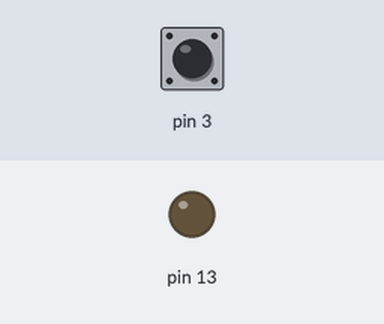
Recording of a sketch running on a simulated Arduino Uno, built with avr-gcc and run on an emulated ATmega328P. Shown: output pins drawn as LEDs (lit = HIGH). The test bench sets the inputs (shaded band); at power-on: pin 3 HIGH.

Above: at 1.2 s.
1.3 s: pin 3 pulled LOW for 0.15 s
At 1.37 s:
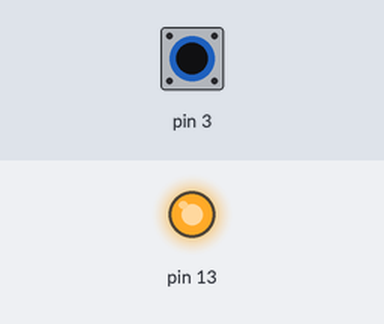
2.9 s: pin 3 pulled LOW for 3.2 s
At 7.3 s:
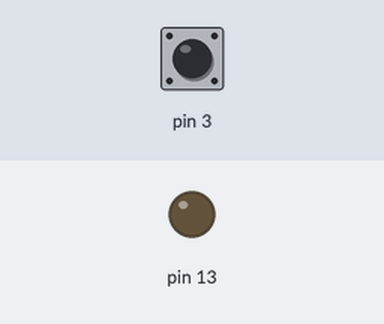
Timing chart, 0 to 8.8 s (numbered marks = the images above; inputs shaded):
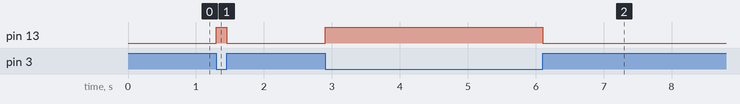

The sketch:

sketch_oct07b.ino
```cpp
void setup() {
  // put your setup code here, to run once:
pinMode(3, INPUT_PULLUP);
pinMode(13, OUTPUT);
}

void loop() {
  // put your main code here, to run repeatedly:
int x;
x= !digitalRead(3);
digitalWrite(13,x);
}
```

Measured:
- after the input at 1.3 s, pin 13: LOW → HIGH at once, → LOW 0.15 s later
- after the input at 2.9 s, pin 13: LOW → HIGH at once, → LOW 3.2 s later
